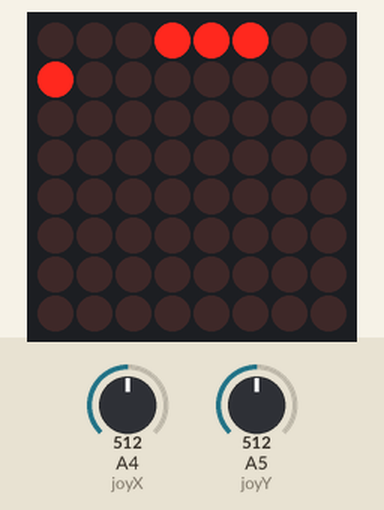
The sketch below on a simulated Arduino Uno, built with avr-gcc and run on an emulated ATmega328P. On the bench: 8×8 LED matrix. Wiring (inferred from the names in the program): LED matrix (orientation assumed): rows pin 2, pin 3, pin 4, pin 5, pin 6, pin 7, pin 8, pin 9; columns pin 10, pin 11, pin 12, pin 13, A0, A1, A2, A3. The test bench sets the inputs (shaded band); at power-on: A5 (joyY) = 512, A4 (joyX) = 512. Random numbers use the default seed unless the sketch sets one.

Above: at 1.2 s.
1.3 s: A5 (joyY) set to 0
At 1.79 s:
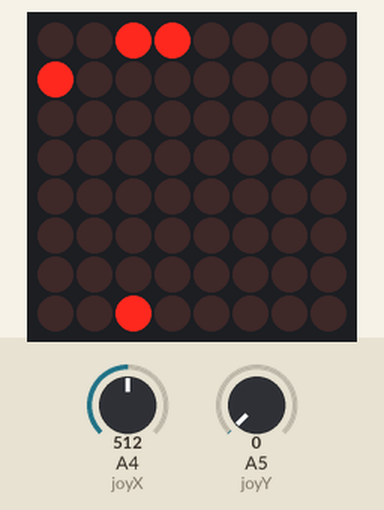
3.7 s: A4 (joyX) set to 0
At 3.96 s:
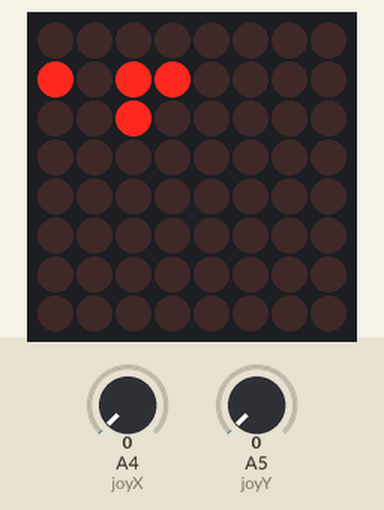
6.2 s: A4 (joyX) set to 17
At 6.42 s:
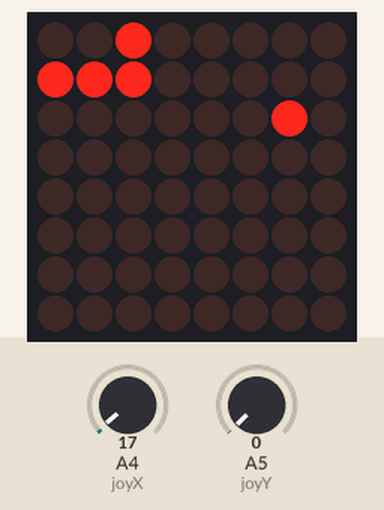
8.7 s: A4 (joyX) set to 1006
11.7 s: A4 (joyX) set to 1023
At 12.0 s:
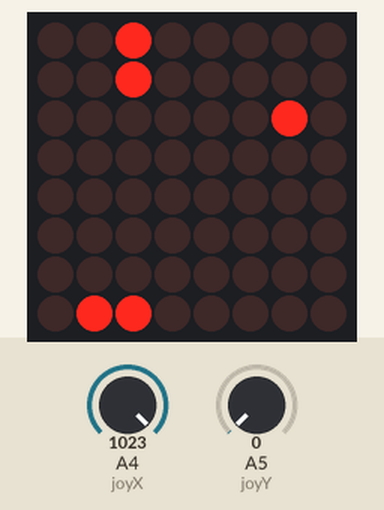
14.2 s: A4 (joyX) set to 900
At 14.48 s:
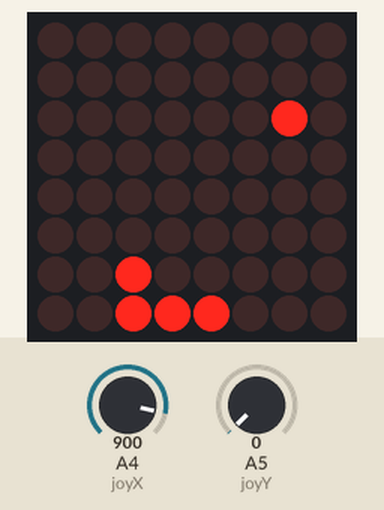
Timing chart, 0 to 17.1 s (numbered marks = the images above; inputs shaded):
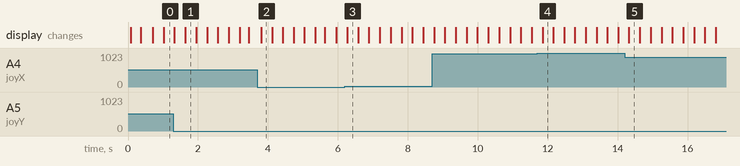

The sketch:

Snake_Game.ino
```cpp
// Controls
#define joyX A4
#define joyY A5
// Display
#define ROW_1 2
#define ROW_2 3
#define ROW_3 4
#define ROW_4 5
#define ROW_5 6
#define ROW_6 7
#define ROW_7 8
#define ROW_8 9
#define COL_1 10
#define COL_2 11
#define COL_3 12
#define COL_4 13
#define COL_5 A0
#define COL_6 A1
#define COL_7 A2
#define COL_8 A3

// Consts for Score
byte NONE[] = { B11111111, B11111111, B11111111, B11111111, B11111111, B11111111, B11111111, B11111111 };
byte nums[][8] = {
  { B11000011, B10111101, B10011101, B10101101, B10110101, B10111001, B10111101, B11000011 }, // 0
  { B11100111, B11100011, B11100111, B11100111, B11100111, B11100111, B11100111, B10000001 }, // 1
  { B11000011, B10111101, B10111111, B11011111, B11101111, B11110111, B11111011, B10000001 }, // 2
  { B11000011, B10111101, B10111111, B11000111, B10111111, B10111111, B10111101, B11000011 }, // 3
  { B10111101, B10111101, B10111101, B10111101, B10000001, B10111111, B10111111, B10111111 }, // 4
  { B10000001, B11111101, B11111101, B11000001, B10111111, B10111111, B10111101, B11000011 }, // 5
  { B11000011, B10111101, B11111101, B11000001, B10111101, B10111101, B10111101, B11000011 }, // 6
  { B10000001, B10111111, B10111111, B11011111, B11101111, B11101111, B11110111, B11110111 }, // 7
  { B11000011, B10111101, B10111101, B11000011, B10111101, B10111101, B10111101, B11000011 }, // 8
  { B11000011, B10111101, B10111101, B10111101, B10000011, B10111111, B10111101, B11000011 }  // 9
};

// Consts for Loops
const byte rows[] = { ROW_1, ROW_2, ROW_3, ROW_4, ROW_5, ROW_6, ROW_7, ROW_8 };
const byte col[] = { COL_1, COL_2, COL_3, COL_4, COL_5, COL_6, COL_7, COL_8 };
const byte bodyLength = 64;

int xBodies[bodyLength], yBodies[bodyLength];
int xPos, yPos, xDir = 1, yDir, xFood, yFood, visibleBody = 2, ticks;
byte board[8];
bool dead;

void setup() {
  Serial.begin(9600);

  for (byte i = 2; i <= 13; i++)
    pinMode(i, OUTPUT);
  pinMode(A0, OUTPUT);
  pinMode(A1, OUTPUT);
  pinMode(A2, OUTPUT);
  pinMode(A3, OUTPUT);

  xFood = random(0, 8);
  yFood = random(1, 8);
}

void reset() {
  for (int i = 0; i < bodyLength; i++) {
    xBodies[i] = 0;
    yBodies[i] = 0;
  }

  // Clears Board
  for (int i = 0; i < 8; i++) board[i] = ~0;

  xPos = 0;
  yPos = 0;
  xDir = 1;
  yDir = 0;
  xFood = random(0, 8);
  yFood = random(1, 8);
  visibleBody = 2;
  ticks = 0;
  dead = false;

  delay(500);
}

void loop() {
  delay(5);

  if (dead) {
    int decimalPlace = visibleBody / 10;

    if (ticks < 100)
      if (decimalPlace != 0) drawScreen(nums[decimalPlace]);
      else ticks += 135;
    else if (ticks < 135) drawScreen(NONE);
    else if (ticks < 235) drawScreen(nums[visibleBody - (10 * decimalPlace)]);
    else reset();
  }
  else {
    // Gets Joystick Inputs and Sets Range from [0, 1023] to [-1, 1]
    int xValue = analogRead(joyX) / 1023.0 * 2 - 1;
    int yValue = analogRead(joyY) / 1023.0 * 2 - 1;

    /*/ Prints Input Values
      Serial.print(xValue);
      Serial.print("\t");
      Serial.println(yValue);
      //*/

    // Gets One Direction
    if (xValue != 0) {
      if (xValue != -xDir) {
        xDir = xValue;
        yDir = 0;
      }
    }
    else if (yValue != 0) {
      if (yValue != -yDir) {
        xDir = 0;
        yDir = yValue;
      }
    }

    if (ticks % 25 == 0) {
      ticks = 0;

      // Moves Body
      for (int i = 0; i < bodyLength - 1; i++) {
        xBodies[i] = xBodies[i + 1];
        yBodies[i] = yBodies[i + 1];
      }
      xBodies[bodyLength - 1] = xPos;
      yBodies[bodyLength - 1] = yPos;

      // Moves Player and Checks for Looping
      if (xDir != 0) {
        xPos += xDir;
        if (xPos < 0) xPos = 7;
        else if (xPos >= 8) xPos = 0;
      }
      else {
        yPos += yDir;
        if (yPos < 0) yPos = 7;
        else if (yPos >= 8) yPos = 0;
      }

      // Checks Collision
      for (int i = bodyLength - 1; i >= bodyLength - visibleBody; i--) {
        if (xPos == xBodies[i] && yPos == yBodies[i]) {
          ticks = 0;
          visibleBody++;
          dead = true;
        }
      }
      // Checks Eat Food
      if (xPos == xFood && yPos == yFood) {
        visibleBody++;

        while (xPos == xFood && yPos == yFood) {
          xFood = random(0, 8);
          yFood = random(0, 8);
        }
      }

      // Clears Board
      for (int i = 0; i < 8; i++) board[i] = ~0;

      // Places Player
      lightPoint(xPos, yPos);
      // Places Body
      for (int i = bodyLength - 1; i >= bodyLength - visibleBody; i--)
        lightPoint(xBodies[i], yBodies[i]);

      // Places Food
      lightPoint(xFood, yFood);
    }

    // Draws Screen
    drawScreen(board);
    //printScreen(board);
  }

  ticks++;
}

// Turns a Point On
void lightPoint(byte x, byte y) {
  board[y] &= ~(1UL << x);
}

// Draws Array to 8x8 Matrix
void  drawScreen(byte buffer2[]) {
  // Turn on each row in series
  for (byte i = 0; i < 8; i++) // count next row
  {
    digitalWrite(rows[i], HIGH);    // initiate whole row
    for (byte a = 0; a < 8; a++)    // count next row
    {
      digitalWrite(col[a], (buffer2[i] >> (7 - a)) & 0x01); // initiate whole column

      delayMicroseconds(100);       // uncoment deley for diferent speed of display

      digitalWrite(col[a], 1);      // reset whole column
    }
    digitalWrite(rows[i], LOW);     // reset whole row
    // otherwise last row will intersect with next row
  }
}

// Draws a Binary Representation of a Byte Array to Serial Monitor
void printScreen(byte b[]) {
  for (int y = 0; y < 8; y++) {
    for (int x = 0; x < 8; x++) {
      Serial.print((b[y] >> x) & 0X01);
      Serial.print(" ");
    }
    Serial.println();
  }
  delay(2000);
}
```

Measured:
- the behaviour switches between 1022 and 1023 on A4 (joyX) (found by bisection; images 3 and 4)
